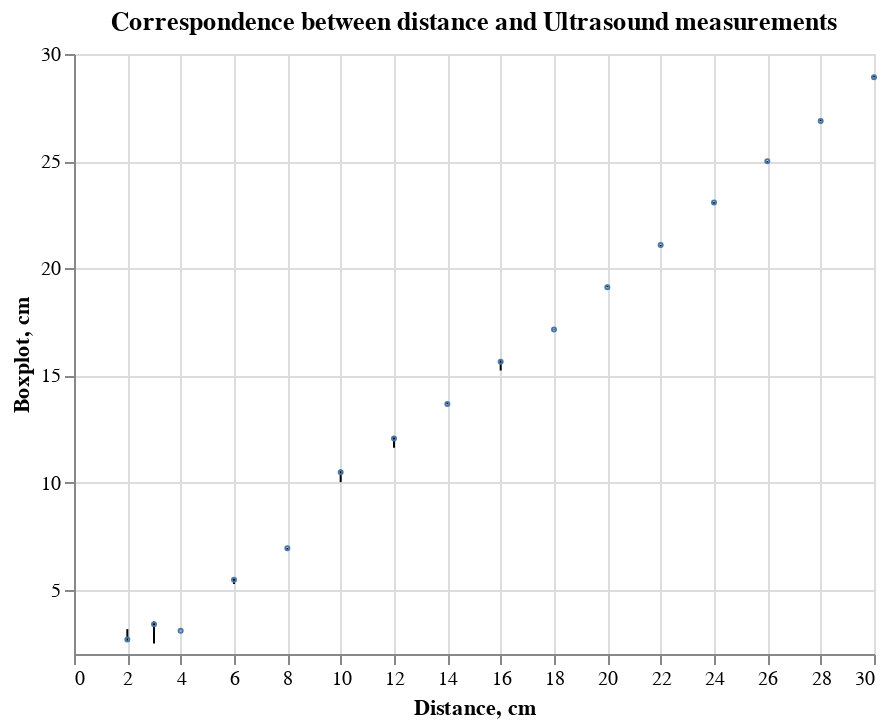

The cell this chart's notebook holds for it:
### Code cell


### Figure 1 — Vega-Lite specification as saved in the notebook (floating-point values rounded to 4 significant figures; data arrays with more than 128 entries replaced by an {"elided": "..."} marker saying what was removed)
{"config": {"view": {"continuousWidth": 400, "continuousHeight": 300}}, "layer": [{"mark": "rule", "encoding": {"tooltip": [{"field": "dist", "type": "quantitative"}, {"aggregate": "min", "field": "Ultrasound", "type": "quantitative"}, {"aggregate": "max", "field": "Ultrasound", "type": "quantitative"}], "x": {"field": "dist", "title": "Distance, cm", "type": "quantitative"}, "y": {"aggregate": "min", "field": "Ultrasound", "scale": {"zero": false}, "title": "Boxplot, cm", "type": "quantitative"}, "y2": {"aggregate": "max", "field": "Ultrasound"}}}, {"mark": {"type": "point", "size": 1}, "encoding": {"tooltip": [{"field": "dist", "type": "quantitative"}, {"aggregate": "min", "field": "Ultrasound", "type": "quantitative"}, {"aggregate": "max", "field": "Ultrasound", "type": "quantitative"}], "x": {"field": "dist", "type": "quantitative"}, "y": {"aggregate": "median", "field": "Ultrasound", "type": "quantitative"}}}], "data": {"name": "data-c3bf62d3936bc4023b6a5afe4972e0f1"}, "title": "Correspondence between distance and Ultrasound measurements", "$schema": "https://vega.github.io/schema/vega-lite/v4.17.0.json", "datasets": {"data-c3bf62d3936bc4023b6a5afe4972e0f1": {"elided": "320 records"}}}
